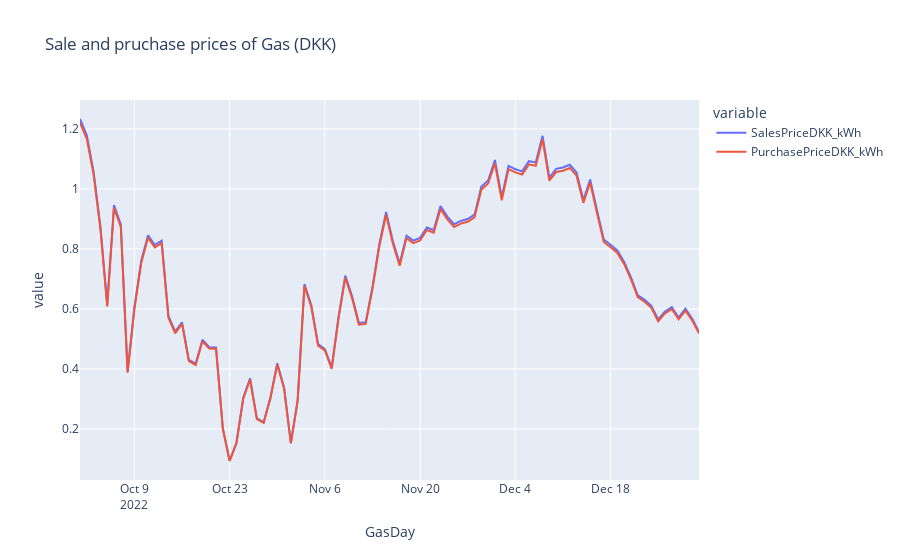

Notebook source saved alongside this figure:
### Code cell
price_fig = px.line(df_gas, x="GasDay", y=["SalesPriceDKK_kWh", "PurchasePriceDKK_kWh"], 
                    title="Sale and pruchase prices of Gas (DKK)")
price_fig.show()
